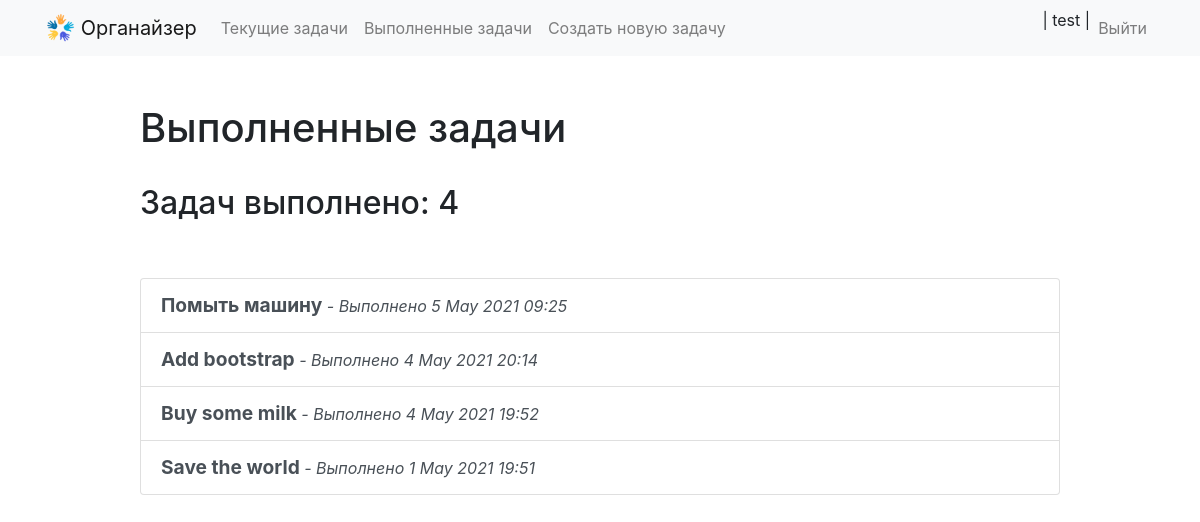
Page /completed/ (signed in) on the committed database.
### todo/models.py (models this page shows, shortened)
class TodoList(models.Model):
    title = models.CharField(max_length=100)
    content = models.TextField(blank=True)  # текстовое поле
    created = models.DateTimeField(auto_now_add=True)  # дата создания
    date_completed = models.DateTimeField(null=True, blank=True)  # дата выполнения
    user = models.ForeignKey(User, on_delete=models.CASCADE)  # foreignkey с помощью
    important = models.BooleanField(default=False)  # атрибут что бы можно было отмечать важна запись или нет
    class Meta:  # используем вспомогательный класс мета для сортировки наших дел
        ordering = ['-created']  # сортировка дел по времени их создания

### todo/views.py (the view)
# urls.py: path('completed/', views.completed_todos, name='completed_todos'),
@login_required
def completed_todos(request):
    todos = TodoList.objects.filter(user=request.user, date_completed__isnull=False).order_by('-date_completed')
    return render(request, 'todo/completed_todos.html', {'todos': todos})

### todo/templates/todo/completed_todos.html (shortened to what this page needs)
<!DOCTYPE html>
{% extends 'todo/base.html' %}
{% block content %}
<div class="row justify-content-center mt-5">
        <div class="col-md-10">
            {% if todos %}
                <h1>Выполненные задачи</h1>
                <br>
                 <h2>Задач выполнено: {{ todos.count }}</h2>
            {% else %}
                           <h1>Выполненные задачи</h1>
            {% endif %}
        </div>
    </div>
    <div class="row justify-content-center mt-5">
        <div class="col-md-10">
            {% if todos %}
            <div class="list-group">
                {% for todo in todos %}
                    <a href="{% url 'view_todo' todo.id %}"
                       class="list-group-item list-group-item-action
                       ">
                        <big><b>{{ todo.title }}</b></big>
                        <i>  - Выполнено {{ todo.date_completed|date:'j M Y H:i' }}</i>
                    </a>
                {% endfor %}
            </div>
        {% else %}
            <div class="text-center">
                <h2>Ты еще ничего не сделал! Вперед к выполнению.</h2>
            <br>
            <a role="button" class="btn btn-primary" href="{% url 'current_todos' %}">Выполнить задачи!</a>
            </div>
        {% endif %}
        </div>
    </div>
{% endblock %}

### todo/templates/todo/base.html (shortened to what this page needs)
<!DOCTYPE html>
{% load static %}
<html lang="ru">
<head>
    <link rel="stylesheet" href="https://stackpath.bootstrapcdn.com/bootstrap/4.4.1/css/bootstrap.min.css"
>
</head>
<body>
<nav class="navbar navbar-expand-md navbar-light bg-light">
<div class="container">
    <a class="navbar-brand" href="{% url 'home' %}">
         <img src="{% static 'todo/logo.png' %}" width="30" height="30" class="d-inline-block align-top">
        <span>Органайзер</span>
    </a>
    <div class="collapse navbar-collapse" id="navbarNav">
    {% if user.is_authenticated %}
        <ul class="navbar-nav mr-auto">
                <li class="nav-item {{ current }}">
                    <a class="nav-link" href="{% url 'current_todos' %}">Текущие задачи</a>
                </li>
                <li class="nav-item {{ completed }}">
                    <a class="nav-link" href="{% url 'completed_todos' %}">Выполненные задачи</a>
                </li>
                <li class="nav-item {{ create }}">
                    <a class="nav-link" href="{% url 'create_todo' %}">Создать новую задачу</a>
                </li>
        </ul>
    {% endif %}
    <ul class="navbar-nav ml-auto">
            {% if user.is_authenticated %}
                <li class="nav-item"> | {{ user }} |</li>
                <li class="nav-item">
                    <a href="#" onclick="$('#signOutBtn').click()" class="nav-link">Выйти </a>
                </li>
            {% endif %}
        </ul>
    </div>
</div>
</nav>
<div class="container">
{% block content %}{% endblock %}
</div>
</body>
</html>

### rows in the picture
TodoList: title "Помыть машину", date_completed "5 May 2021 09:25"
TodoList: title "Add bootstrap", date_completed "4 May 2021 20:14"
TodoList: title "Buy some milk", date_completed "4 May 2021 19:52"
TodoList: title "Save the world", date_completed "1 May 2021 19:51"

### other values in the picture
{{ user }} "test"
{{ todos.count }} "4"
